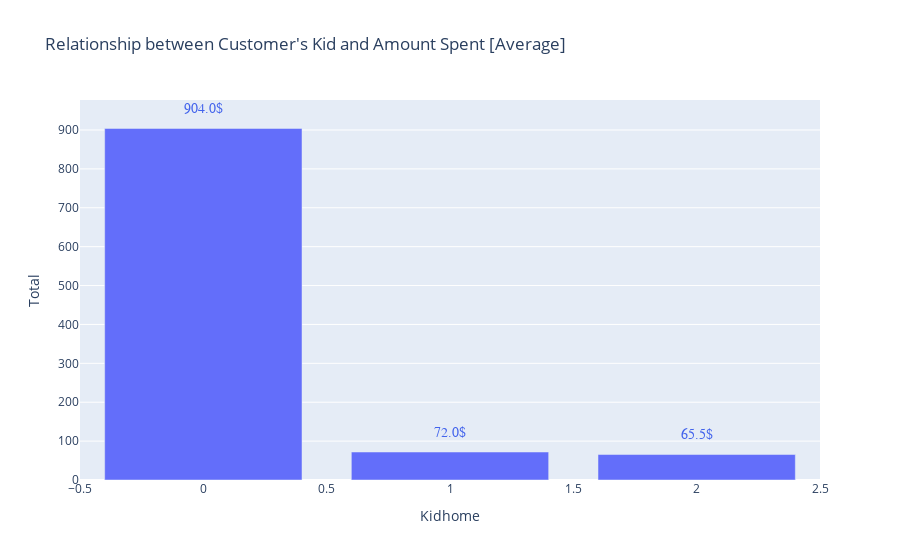

The cell this chart's notebook holds for it:
### Code cell
mask = df.groupby("Kidhome")["Total"].median()
mask = mask.reset_index()
fig = px.bar(data_frame=mask, x="Kidhome", y="Total", height=500, 
             title="Relationship between Customer's Kid and Amount Spent [Average]")

annotation = []
for x, y in zip(mask["Kidhome"], mask["Total"]):
    annotation.append(
        dict(x=x, y=y +50,
             text=str(round(y, 2)) + '$',
             font=dict(family='Arial', size=14, color='rgb(66, 99, 236)'), showarrow=False)
    )
fig.update_xaxes(categoryorder='array', categoryarray= ["21-30", "31-40"])
fig.update_layout(annotations=annotation)
fig.show()

### Figure 1 — Plotly figure (JSON) as saved in the notebook; plotly's stock layout.template omitted (floating-point values rounded to 4 significant figures)
{"data": [{"alignmentgroup": "True", "hovertemplate": "Kidhome=%{x}<br>Total=%{y}<extra></extra>", "legendgroup": "", "marker": {"color": "#636efa", "pattern": {"shape": ""}}, "name": "", "offsetgroup": "", "orientation": "v", "showlegend": false, "textposition": "auto", "type": "bar", "x": [0, 1, 2], "xaxis": "x", "y": [904, 72, 65.5], "yaxis": "y"}], "layout": {"annotations": [{"font": {"color": "rgb(66, 99, 236)", "family": "Arial", "size": 14}, "showarrow": false, "text": "904.0$", "x": 0, "y": 954}, {"font": {"color": "rgb(66, 99, 236)", "family": "Arial", "size": 14}, "showarrow": false, "text": "72.0$", "x": 1, "y": 122}, {"font": {"color": "rgb(66, 99, 236)", "family": "Arial", "size": 14}, "showarrow": false, "text": "65.5$", "x": 2, "y": 115.5}], "autosize": true, "barmode": "relative", "legend": {"tracegroupgap": 0}, "title": {"text": "Relationship between Customer's Kid and Amount Spent [Average]"}, "xaxis": {"anchor": "y", "autorange": true, "categoryarray": ["21-30", "31-40"], "categoryorder": "array", "domain": [0, 1], "range": [-0.5, 2.5], "title": {"text": "Kidhome"}, "type": "linear"}, "yaxis": {"anchor": "x", "autorange": true, "domain": [0, 1], "range": [0, 983.2], "title": {"text": "Total"}, "type": "linear"}}}
